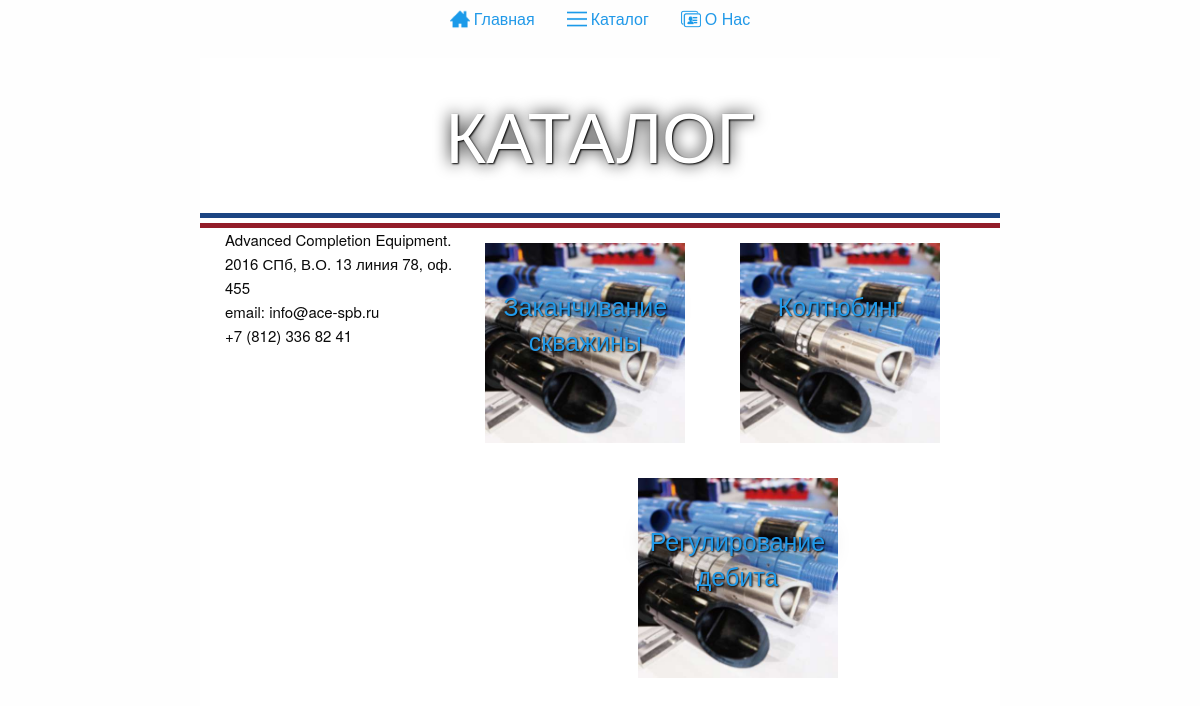
Page /catalog/ on the committed database.
### main/models.py (models this page shows)
class Category(models.Model):
	title = models.CharField(max_length=300, unique=True)
	class Meta:
		verbose_name = 'Категория'
		verbose_name_plural = 'Категории'
	def __str__(self):
		return '{}'.format(self.title)

### main/views.py (the view)
# urls.py: url(r'^catalog/([0-9]+)', product_list, name='product_list'),
def catalog(request):
	cs = Category.objects.all()
	return render_to_response('category.html', context={'categories' : cs})

### templates/category.html (shortened to what this page needs)
{% extends 'base.html' %}
{% load static %}
{% block content%}
		<div class="content">
				<div class="banner banner--narrow banner--category">
					<h1>Каталог</h1>
				</div>
				<div class="main-menu">
						{% for c in categories %}
							<a class="main-menu__button main-menu__button--catalog" href="{% url 'product_list' c.id %}">
								<div class="main-menu__text">
									<h3>{{c}}</h3>
								</div>
							</a>
						{% endfor %}
				</div>
		</div>
{% endblock %}

### static/css/styles.css (style rules this page uses)
body, html { height: 100%; }
body { font-family: Arimo; margin: 0; padding: 0; background-color: #f1f1f1; }
p, h1,h2,h3,h4,h5,h6,ul,li { margin: 0; padding: 0; }
* { box-sizing: border-box; }
.content { min-height: 100%; }
.banner { display: block; height: 350px; background-image: url("../img/blacklogo.jpg"); background-size: contain; background-repeat: no-repeat; background-position: right; margin-top: 10px; text-shadow: 1px 1px 2px black, 0 0 1em #000; }
.banner--narrow { background-size: cover; background-position: 0 -250px; height: 150px; }
.banner--category { background-image: url("../img/banner-black.jpg"); }
.banner--category h1 { line-height: 150px; color: #fff; font-size: 70px; text-align: center; text-transform: uppercase; }
.main-menu__button { transition: all 0.2s ease-in-out; background-color: #444; display: inline-flex; width: 200px; height: 200px; margin-right: 50px; text-align: center; padding-top: 45px; }
.main-menu__button--catalog { background-image: url('../img/buttons/catalog.jpg'); background-size: cover; }
.main-menu__button h3 { margin: 0 auto 0 auto; text-align: center; font-size: 25px; text-shadow: 1px 1px 2px black, 0 0 1em #000; }
.main-menu__text { witdh: 100%; margin: 0 auto 0 auto; }
.main-menu .main-menu__button:nth-child(3n+3) { margin-right: 0; }
.main-menu { float: right; display: block; margin: 0 auto 0 auto; width: 525px; text-align: center; margin-bottom: 50px; }
.main-menu a { margin-top: 35px; }

### rows in the picture
Category: title "Заканчивание скважины"
Category: title "Колтюбинг"
Category: title "Регулирование дебита"
